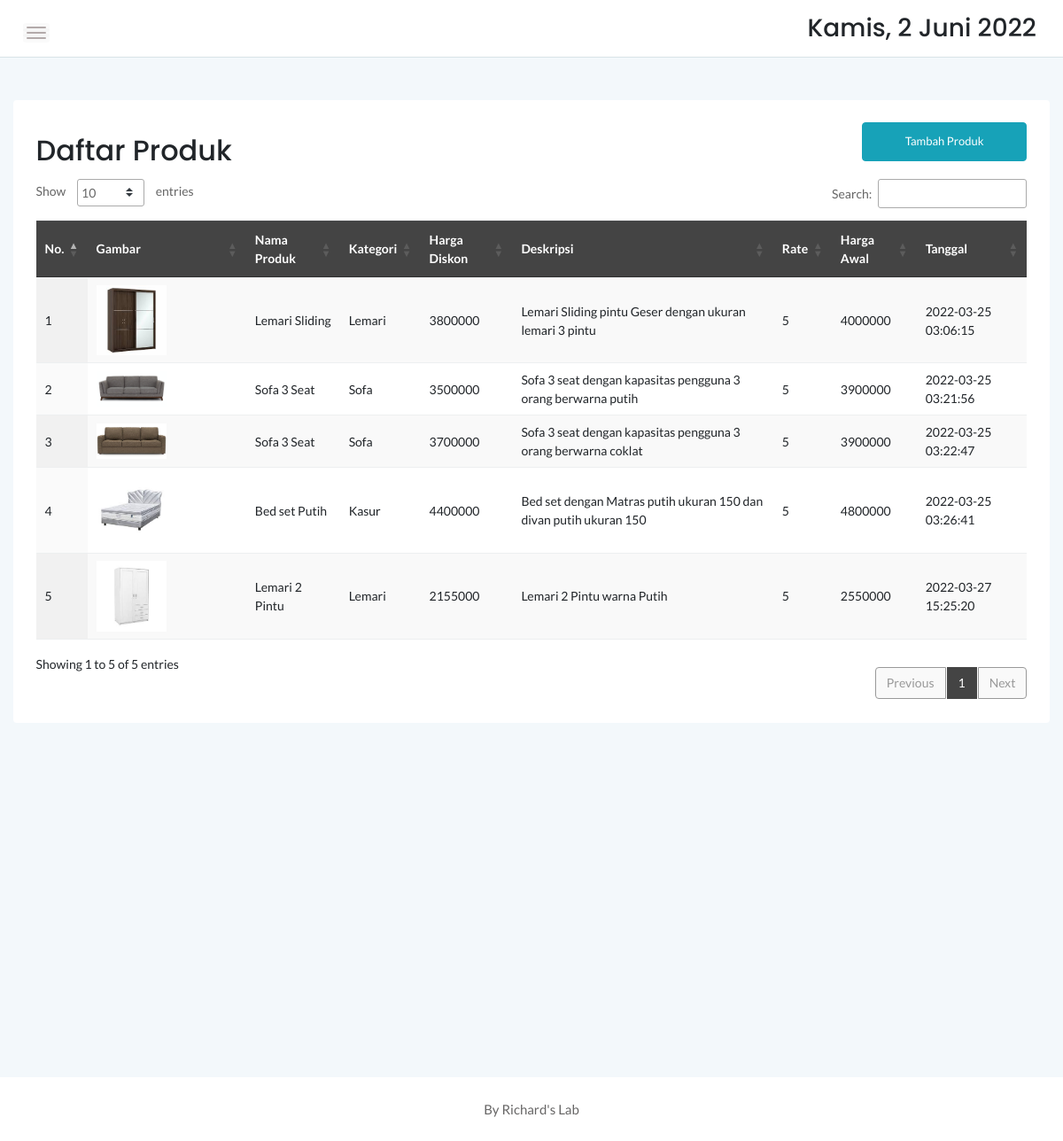
Before: /admin/produk.php with the older database file.
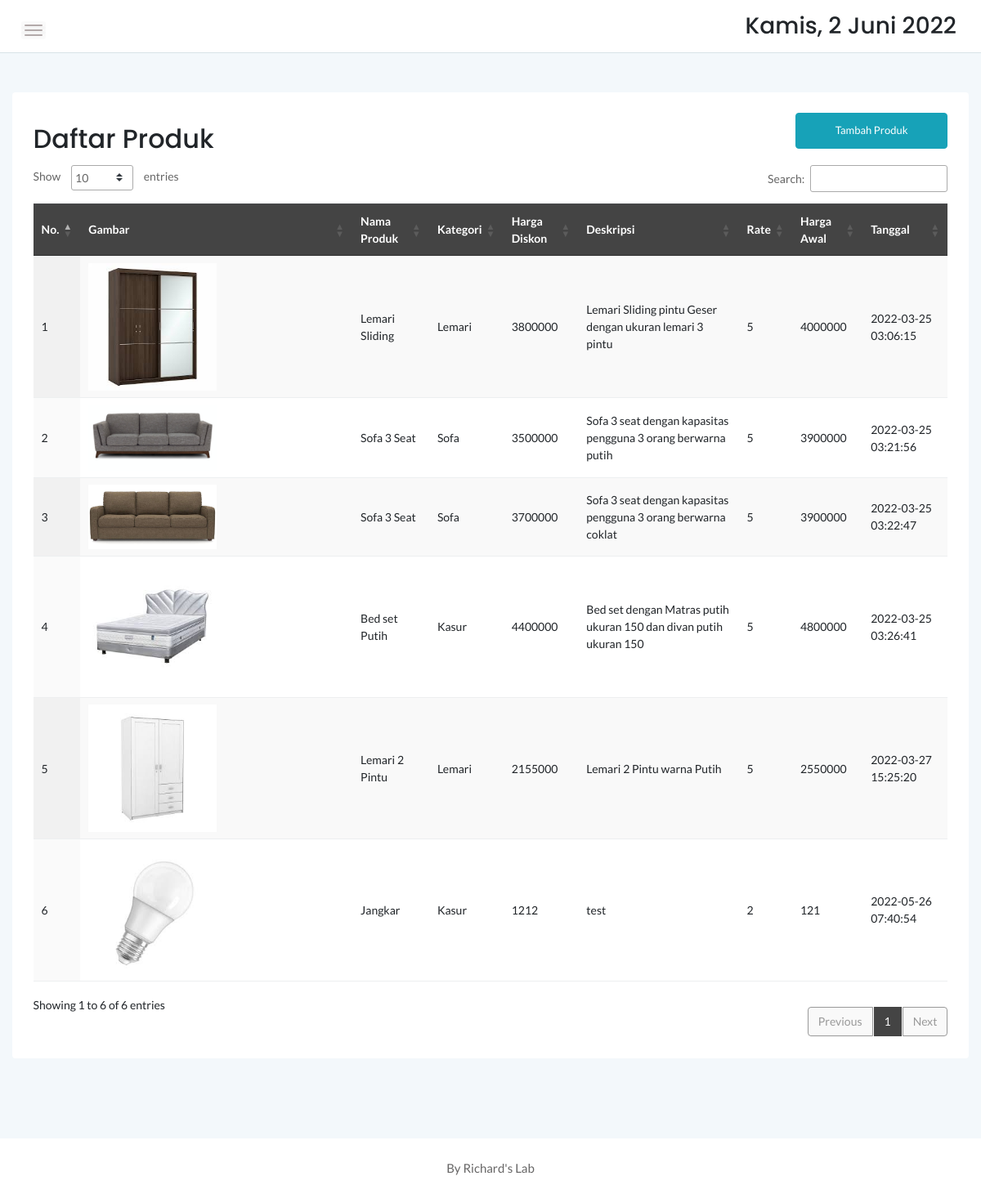
After: the same page with the newer database file.
### tables this page shows
CREATE TABLE `produk` (
  `idproduk` int(11) NOT NULL,
  `idkategori` int(11) NOT NULL,
  `namaproduk` varchar(30) NOT NULL,
  `gambar` varchar(100) NOT NULL,
  `deskripsi` varchar(200) NOT NULL,
  `rate` int(11) NOT NULL,
  `hargabefore` int(11) NOT NULL,
  `hargaafter` int(11) NOT NULL,
  `tgldibuat` timestamp NOT NULL DEFAULT current_timestamp()
);

CREATE TABLE `kategori` (
  `idkategori` int(11) NOT NULL,
  `namakategori` varchar(20) NOT NULL,
  `tgldibuat` timestamp NOT NULL DEFAULT current_timestamp()
);

### admin/produk.php (the view, shortened to what this page needs)
<?php
	include '../dbconnect.php';
	?>
<!doctype html>
<html class="no-js" lang="en">
<head>
    <link rel="stylesheet" href="assets/css/bootstrap.min.css">
    <link rel="stylesheet" href="assets/css/font-awesome.min.css">
    <link rel="stylesheet" href="assets/css/themify-icons.css">
    <link rel="stylesheet" href="assets/css/metisMenu.css">
    <link rel="stylesheet" href="assets/css/owl.carousel.min.css">
    <link rel="stylesheet" href="assets/css/slicknav.min.css">
    <link rel="stylesheet" href="https://www.amcharts.com/lib/3/plugins/export/export.css" type="text/css" media="all" />
	<link rel="stylesheet" type="text/css" href="https://cdn.datatables.net/1.10.20/css/jquery.dataTables.min.css">
    <link rel="stylesheet" type="text/css" href="https://cdn.datatables.net/1.10.20/css/jquery.dataTables.css">
    <link rel="stylesheet" type="text/css" href="https://cdn.datatables.net/1.10.20/css/dataTables.bootstrap4.min.css">
    <link rel="stylesheet" type="text/css" href="https://cdn.datatables.net/responsive/2.2.3/css/responsive.bootstrap.min.css">
    <link rel="stylesheet" type="text/css" href="https://cdn.datatables.net/responsive/2.2.3/css/responsive.jqueryui.min.css">
	<link rel="stylesheet" type="text/css" href="https://cdn.datatables.net/buttons/1.5.2/css/buttons.dataTables.min.css">
    <link rel="stylesheet" href="assets/css/typography.css">
    <link rel="stylesheet" href="assets/css/default-css.css">
    <link rel="stylesheet" href="assets/css/styles.css">
    <link rel="stylesheet" href="assets/css/responsive.css">
</head>
<body>
    <div class="page-container">
        <div class="main-content">
            <div class="header-area">
                <div class="row align-items-center">
                    <div class="col-md-6 col-sm-8 clearfix">
                        <div class="nav-btn pull-left">
                            <span></span>
                            <span></span>
                            <span></span>
                        </div>
                    </div>
                    <div class="col-md-6 col-sm-4 clearfix">
                        <ul class="notification-area pull-right">
                            <li><h3><div class="date">
						</b></div></h3>
						</li>
                        </ul>
                    </div>
                </div>
            </div>
            <div class="main-content-inner">
                <div class="row mt-5 mb-5">
                    <div class="col-12">
                        <div class="card">
                            <div class="card-body">
                                <div class="d-sm-flex justify-content-between align-items-center">
									<h2>Daftar Produk</h2>
									<button style="margin-bottom:20px" data-toggle="modal" data-target="#myModal" class="btn btn-info col-md-2">Tambah Produk</button>
                                </div>
                                    <div class="data-tables datatable-dark">
										 <table id="dataTable3" class="display" style="width:100%"><thead class="thead-dark">
											<tr>
												<th>No.</th>
												<th>Gambar</th>
												<th>Nama Produk</th>
												<th>Kategori</th>
												<th>Harga Diskon</th>
												<th>Deskripsi</th>
												<th>Rate</th>
												<th>Harga Awal</th>
												<th>Tanggal</th>
											</tr></thead><tbody>
											<?php
											$brgs=mysqli_query($conn,"SELECT * from kategori k, produk p where k.idkategori=p.idkategori order by idproduk ASC");
											$no=1;
											while($p=mysqli_fetch_array($brgs)){
												?>
												<tr>
													<td><?php echo $no++ ?></td>
													<td><img src="../<?php echo $p['gambar'] ?>" width="50%"\></td>
													<td><?php echo $p['namaproduk'] ?></td>
													<td><?php echo $p['namakategori'] ?></td>
													<td><?php echo $p['hargaafter'] ?></td>
													<td><?php echo $p['deskripsi'] ?></td>
													<td><?php echo $p['rate'] ?></td>
													<td><?php echo $p['hargabefore'] ?></td>
													<td><?php echo $p['tgldibuat'] ?></td>
												</tr>
												<?php
											}
											?>
										</tbody>
										</table>
                                    </div>
								 </div>
                            </div>
                        </div>
                    </div>
                </div>
            </div>
        </div>
        <footer>
            <div class="footer-area">
                <p>By Richard's Lab</p>
            </div>
        </footer>
</body>
</html>

### admin/assets/css/styles.css (style rules this page uses)
.page-container { width: 100%; height: 100%; min-height: 100vh; padding-left: 280px; -webkit-transition: padding-left 0.3s ease 0s; transition: padding-left 0.3s ease 0s; }
.card { border: none; border-radius: 4px; background-color: #fff; -webkit-transition: all 0.3s ease 0s; transition: all 0.3s ease 0s; }
.card-body { padding: 25.6px; padding: 1.6rem; }
.main-content { width: 100%; background: #F3F8FB; }
.main-content-inner { padding: 0 30px 50px; }
.header-area { padding: 15px 30px; background: #fff; border-bottom: 1px solid #d8e3e7; }
.nav-btn { margin-right: 30px; margin-top: 10px; cursor: pointer; }
.nav-btn span { display: block; width: 22px; height: 2px; background: #b3aaaa; margin: 4px 0; border-radius: 15px; -webkit-transition: all 0.3s ease 0s; transition: all 0.3s ease 0s; box-shadow: 0 0 0 4px rgba(99, 96, 96, 0.03); }
.notification-area { -webkit-user-select: none; -moz-user-select: none; -ms-user-select: none; user-select: none; position: relative; z-index: 1; }
.notification-area li { display: inline-block; margin-left: 20px; cursor: pointer; -webkit-user-select: none; -moz-user-select: none; -ms-user-select: none; user-select: none; }
.footer-area { text-align: center; padding: 23px 0 19px; background: #fff; }
.footer-area p { color: #676666; margin-bottom: 0; }
.btn { padding: 11px 17px; font-size: 13px; letter-spacing: 0; }
table tr th { border-bottom: none; }
table tr th, table tr td { border-top: 1px solid rgba(120, 130, 140, 0.13) !important; }
table.dataTable.no-footer { border-bottom: 1px solid rgba(120, 130, 140, 0.13) !important; }
table.dataTable thead th, table.dataTable thead td { border-bottom-color: transparent; }
.datatable-dark thead { background: #444; color: #fff; }

### admin/assets/css/responsive.css (style rules this page uses)
@media (min-width: 1200px) and (max-width: 1364px) { .main-content-inner { padding: 0 15px 50px; } }
@media (min-width: 1200px) and (max-width: 1364px) { .page-container, .sbar_collapsed.page-container { padding-left: 0; } }

Changed rows visible on the page:
added produk: gambar (picture), namaproduk "Jangkar", idkategori.namakategori "Kasur", hargaafter "1212", deskripsi "test", rate "2", hargabefore "121", tgldibuat "2022-05-26 07:40:54"
Other visible differences:
text written by a page script: "Show entries Search: Showing 1 to 5 of 5 entries Previous 1 Next" → "Show entries Search: Showing 1 to 6 of 6 entries Previous 1 Next"
